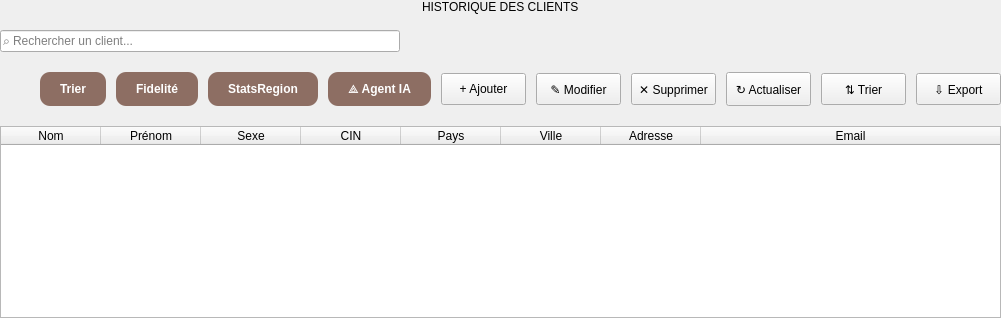
            <widget class="QWidget" name="clientPage">
             <layout class="QVBoxLayout" name="verticalLayout_8">
              <property name="spacing">
               <number>16</number>
              </property>
              <property name="leftMargin">
               <number>0</number>
              </property>
              <property name="topMargin">
               <number>0</number>
              </property>
              <property name="rightMargin">
               <number>0</number>
              </property>
              <property name="bottomMargin">
               <number>0</number>
              </property>
              <item alignment="Qt::AlignmentFlag::AlignHCenter">
               <widget class="QLabel" name="listTitle">
                <property name="text">
                 <string>HISTORIQUE DES CLIENTS</string>
                </property>
               </widget>
              </item>
              <item>
               <widget class="QLineEdit" name="searchBoxClient">
                <property name="minimumSize">
                 <size>
                  <width>400</width>
                  <height>0</height>
                 </size>
                </property>
                <property name="maximumSize">
                 <size>
                  <width>400</width>
                  <height>16777215</height>
                 </size>
                </property>
                <property name="placeholderText">
                 <string>⌕ Rechercher un client...</string>
                </property>
               </widget>
              </item>
              <item>
               <widget class="QWidget" name="clientButtonsWidget" native="true">
                <property name="minimumSize">
                 <size>
                  <width>0</width>
                  <height>42</height>
                 </size>
                </property>
                <property name="maximumSize">
                 <size>
                  <width>16777215</width>
                  <height>42</height>
                 </size>
                </property>
                <layout class="QHBoxLayout" name="horizontalLayout_6">
                 <property name="spacing">
                  <number>10</number>
                 </property>
                 <property name="leftMargin">
                  <number>0</number>
                 </property>
                 <property name="topMargin">
                  <number>0</number>
                 </property>
                 <property name="rightMargin">
                  <number>0</number>
                 </property>
                 <property name="bottomMargin">
                  <number>0</number>
                 </property>
                 <item>
                  <spacer name="horizontalSpacer_4">
                   <property name="orientation">
                    <enum>Qt::Orientation::Horizontal</enum>
                   </property>
                   <property name="sizeHint" stdset="0">
                    <size>
                     <width>40</width>
                     <height>20</height>
                    </size>
                   </property>
                  </spacer>
                 </item>
                 <item>
                  <widget class="QPushButton" name="btntrie">
                   <property name="styleSheet">
                    <string notr="true">QPushButton {
  background-color: #8D6E63;
  color: white;
  border: none;
  border-radius: 10px;
  padding: 10px 20px;
  font-family: Arial, sans-serif;
  font-size: 12px;
  font-weight: bold;
  text-align: center;
}

QPushButton:hover {
  background-color: #A98273;
}
</string>
                   </property>
                   <property name="text">
                    <string>Trier</string>
                   </property>
                  </widget>
                 </item>
                 <item>
                  <widget class="QPushButton" name="btnFidelityClassification">
                   <property name="styleSheet">
                    <string notr="true">QPushButton {
  background-color: #8D6E63;
  color: white;
  border: none;
  border-radius: 10px;
  padding: 10px 20px;
  font-family: Arial, sans-serif;
  font-size: 12px;
  font-weight: bold;
  text-align: center;
}

QPushButton:hover {
  background-color: #A98273;
}
</string>
                   </property>
                   <property name="text">
                    <string>Fidelité</string>
                   </property>
                  </widget>
                 </item>
                 <item>
                  <widget class="QPushButton" name="btnStatsByRegion">
                   <property name="styleSheet">
                    <string notr="true">QPushButton {
  background-color: #8D6E63;
  color: white;
  border: none;
  border-radius: 10px;
  padding: 10px 20px;
  font-family: Arial, sans-serif;
  font-size: 12px;
  font-weight: bold;
  text-align: center;
}

QPushButton:hover {
  background-color: #A98273;
}
</string>
                   </property>
                   <property name="text">
                    <string>StatsRegion</string>
                   </property>
                  </widget>
                 </item>
                 <item>
                  <widget class="QPushButton" name="btnAIAgent">
                   <property name="styleSheet">
                    <string notr="true">QPushButton {
  background-color: #8D6E63;
  color: white;
  border: none;
  border-radius: 10px;
  padding: 10px 20px;
  font-family: Arial, sans-serif;
  font-size: 12px;
  font-weight: bold;
  text-align: center;
}

QPushButton:hover {
  background-color: #A98273;
}
</string>
                   </property>
                   <property name="text">
                    <string>⟁ Agent IA</string>
                   </property>
                  </widget>
                 </item>
                 <item>
                  <widget class="QPushButton" name="btnAddClient">
                   <property name="minimumSize">
                    <size>
                     <width>85</width>
                     <height>32</height>
                    </size>
                   </property>
                   <property name="text">
                    <string>+ Ajouter</string>
                   </property>
                  </widget>
                 </item>
                 <item>
                  <widget class="QPushButton" name="btnEditClient">
                   <property name="minimumSize">
                    <size>
                     <width>85</width>
                     <height>32</height>
                    </size>
                   </property>
                   <property name="text">
                    <string>✎ Modifier</string>
                   </property>
                  </widget>
                 </item>
                 <item>
                  <widget class="QPushButton" name="btnDeleteClient">
                   <property name="minimumSize">
                    <size>
                     <width>85</width>
                     <height>32</height>
                    </size>
                   </property>
                   <property name="text">
                    <string>✕ Supprimer</string>
                   </property>
                  </widget>
                 </item>
                 <item>
                  <widget class="QPushButton" name="btnRefreshClient">
                   <property name="minimumSize">
                    <size>
                     <width>85</width>
                     <height>34</height>
                    </size>
                   </property>
                   <property name="text">
                    <string>↻ Actualiser</string>
                   </property>
                  </widget>
                 </item>
                 <item>
                  <widget class="QPushButton" name="btnTriClient">
                   <property name="minimumSize">
                    <size>
                     <width>85</width>
                     <height>32</height>
                    </size>
                   </property>
                   <property name="text">
                    <string>⇅ Trier</string>
                   </property>
                  </widget>
                 </item>
                 <item>
                  <widget class="QPushButton" name="btnExportClient">
                   <property name="minimumSize">
                    <size>
                     <width>85</width>
                     <height>32</height>
                    </size>
                   </property>
                   <property name="text">
                    <string>⇩ Export</string>
                   </property>
                  </widget>
                 </item>
                </layout>
               </widget>
              </item>
              <item>
               <widget class="QTableWidget" name="clientTable">
                <property name="enabled">
                 <bool>true</bool>
                </property>
                <property name="editTriggers">
                 <set>QAbstractItemView::EditTrigger::NoEditTriggers</set>
                </property>
                <property name="alternatingRowColors">
                 <bool>true</bool>
                </property>
                <property name="selectionBehavior">
                 <enum>QAbstractItemView::SelectionBehavior::SelectRows</enum>
                </property>
                <property name="showGrid">
                 <bool>true</bool>
                </property>
                <property name="sortingEnabled">
                 <bool>true</bool>
                </property>
                <attribute name="horizontalHeaderStretchLastSection">
                 <bool>true</bool>
                </attribute>
                <column>
                 <property name="text">
                  <string>Nom</string>
                 </property>
                </column>
                <column>
                 <property name="text">
                  <string>Prénom</string>
                 </property>
                </column>
                <column>
                 <property name="text">
                  <string>Sexe</string>
                 </property>
                </column>
                <column>
                 <property name="text">
                  <string>CIN</string>
                 </property>
                </column>
                <column>
                 <property name="text">
                  <string>Pays</string>
                 </property>
                </column>
                <column>
                 <property name="text">
                  <string>Ville</string>
                 </property>
                </column>
                <column>
                 <property name="text">
                  <string>Adresse</string>
                 </property>
                </column>
                <column>
                 <property name="text">
                  <string>Email</string>
                 </property>
                </column>
               </widget>
              </item>
             </layout>
            </widget>
